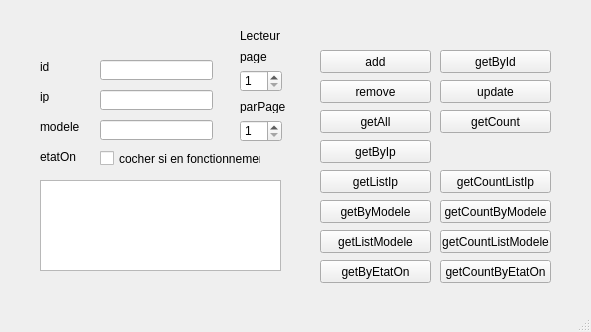
<?xml version="1.0" encoding="UTF-8"?>
<ui version="4.0">
 <class>LecteurWindow</class>
 <widget class="QMainWindow" name="LecteurWindow">
  <property name="geometry">
   <rect>
    <x>0</x>
    <y>0</y>
    <width>591</width>
    <height>332</height>
   </rect>
  </property>
  <property name="windowTitle">
   <string>MainWindow</string>
  </property>
  <widget class="QWidget" name="centralwidget">
   <widget class="QPushButton" name="pushButtonAdd">
    <property name="geometry">
     <rect>
      <x>320</x>
      <y>50</y>
      <width>111</width>
      <height>23</height>
     </rect>
    </property>
    <property name="text">
     <string>add</string>
    </property>
   </widget>
   <widget class="QPushButton" name="pushButtonGetAll">
    <property name="geometry">
     <rect>
      <x>320</x>
      <y>110</y>
      <width>111</width>
      <height>23</height>
     </rect>
    </property>
    <property name="text">
     <string>getAll</string>
    </property>
   </widget>
   <widget class="QPushButton" name="pushButtongetCount">
    <property name="geometry">
     <rect>
      <x>440</x>
      <y>110</y>
      <width>111</width>
      <height>23</height>
     </rect>
    </property>
    <property name="text">
     <string>getCount</string>
    </property>
   </widget>
   <widget class="QLabel" name="label_3">
    <property name="geometry">
     <rect>
      <x>40</x>
      <y>90</y>
      <width>46</width>
      <height>13</height>
     </rect>
    </property>
    <property name="text">
     <string>ip</string>
    </property>
   </widget>
   <widget class="QLineEdit" name="lineEditModele">
    <property name="geometry">
     <rect>
      <x>100</x>
      <y>120</y>
      <width>113</width>
      <height>20</height>
     </rect>
    </property>
   </widget>
   <widget class="QLabel" name="label_4">
    <property name="geometry">
     <rect>
      <x>40</x>
      <y>120</y>
      <width>46</width>
      <height>13</height>
     </rect>
    </property>
    <property name="text">
     <string>modele</string>
    </property>
   </widget>
   <widget class="QLabel" name="label">
    <property name="geometry">
     <rect>
      <x>240</x>
      <y>20</y>
      <width>61</width>
      <height>31</height>
     </rect>
    </property>
    <property name="text">
     <string>Lecteur</string>
    </property>
   </widget>
   <widget class="QPushButton" name="pushButtonGetById">
    <property name="geometry">
     <rect>
      <x>440</x>
      <y>50</y>
      <width>111</width>
      <height>23</height>
     </rect>
    </property>
    <property name="text">
     <string>getById</string>
    </property>
   </widget>
   <widget class="QPushButton" name="pushButtonGetByIp">
    <property name="geometry">
     <rect>
      <x>320</x>
      <y>140</y>
      <width>111</width>
      <height>23</height>
     </rect>
    </property>
    <property name="text">
     <string>getByIp</string>
    </property>
   </widget>
   <widget class="QLabel" name="label_6">
    <property name="geometry">
     <rect>
      <x>240</x>
      <y>50</y>
      <width>46</width>
      <height>13</height>
     </rect>
    </property>
    <property name="text">
     <string>page</string>
    </property>
   </widget>
   <widget class="QPushButton" name="pushButtonRemove">
    <property name="geometry">
     <rect>
      <x>320</x>
      <y>80</y>
      <width>111</width>
      <height>23</height>
     </rect>
    </property>
    <property name="text">
     <string>remove</string>
    </property>
   </widget>
   <widget class="QLabel" name="label_5">
    <property name="geometry">
     <rect>
      <x>240</x>
      <y>100</y>
      <width>46</width>
      <height>13</height>
     </rect>
    </property>
    <property name="text">
     <string>parPage</string>
    </property>
   </widget>
   <widget class="QSpinBox" name="spinBoxParPage">
    <property name="geometry">
     <rect>
      <x>240</x>
      <y>120</y>
      <width>42</width>
      <height>22</height>
     </rect>
    </property>
    <property name="minimum">
     <number>1</number>
    </property>
    <property name="maximum">
     <number>100</number>
    </property>
   </widget>
   <widget class="QTextEdit" name="textEdit">
    <property name="geometry">
     <rect>
      <x>40</x>
      <y>180</y>
      <width>241</width>
      <height>91</height>
     </rect>
    </property>
   </widget>
   <widget class="QPushButton" name="pushButtonUpdate">
    <property name="geometry">
     <rect>
      <x>440</x>
      <y>80</y>
      <width>111</width>
      <height>23</height>
     </rect>
    </property>
    <property name="text">
     <string>update</string>
    </property>
   </widget>
   <widget class="QLineEdit" name="lineEditId">
    <property name="geometry">
     <rect>
      <x>100</x>
      <y>60</y>
      <width>113</width>
      <height>20</height>
     </rect>
    </property>
   </widget>
   <widget class="QLineEdit" name="lineEditIp">
    <property name="geometry">
     <rect>
      <x>100</x>
      <y>90</y>
      <width>113</width>
      <height>20</height>
     </rect>
    </property>
   </widget>
   <widget class="QLabel" name="label_2">
    <property name="geometry">
     <rect>
      <x>40</x>
      <y>60</y>
      <width>46</width>
      <height>13</height>
     </rect>
    </property>
    <property name="text">
     <string>id</string>
    </property>
   </widget>
   <widget class="QSpinBox" name="spinBoxPage">
    <property name="geometry">
     <rect>
      <x>240</x>
      <y>70</y>
      <width>42</width>
      <height>22</height>
     </rect>
    </property>
    <property name="minimum">
     <number>1</number>
    </property>
    <property name="maximum">
     <number>100</number>
    </property>
   </widget>
   <widget class="QPushButton" name="pushButtonGetByModele">
    <property name="geometry">
     <rect>
      <x>320</x>
      <y>200</y>
      <width>111</width>
      <height>23</height>
     </rect>
    </property>
    <property name="text">
     <string>getByModele</string>
    </property>
   </widget>
   <widget class="QPushButton" name="pushButtonGetCountByModele">
    <property name="geometry">
     <rect>
      <x>440</x>
      <y>200</y>
      <width>111</width>
      <height>23</height>
     </rect>
    </property>
    <property name="text">
     <string>getCountByModele</string>
    </property>
   </widget>
   <widget class="QLabel" name="labelEtatOn">
    <property name="geometry">
     <rect>
      <x>40</x>
      <y>150</y>
      <width>46</width>
      <height>13</height>
     </rect>
    </property>
    <property name="text">
     <string>etatOn</string>
    </property>
   </widget>
   <widget class="QCheckBox" name="checkBoxEtatOn">
    <property name="geometry">
     <rect>
      <x>100</x>
      <y>150</y>
      <width>161</width>
      <height>17</height>
     </rect>
    </property>
    <property name="text">
     <string>cocher si en fonctionnement</string>
    </property>
   </widget>
   <widget class="QPushButton" name="pushButtonGetCountByEtatOn">
    <property name="geometry">
     <rect>
      <x>440</x>
      <y>260</y>
      <width>111</width>
      <height>23</height>
     </rect>
    </property>
    <property name="text">
     <string>getCountByEtatOn</string>
    </property>
   </widget>
   <widget class="QPushButton" name="pushButtonGetByEtatOn">
    <property name="geometry">
     <rect>
      <x>320</x>
      <y>260</y>
      <width>111</width>
      <height>23</height>
     </rect>
    </property>
    <property name="text">
     <string>getByEtatOn</string>
    </property>
   </widget>
   <widget class="QPushButton" name="pushButtonGetListIp">
    <property name="geometry">
     <rect>
      <x>320</x>
      <y>170</y>
      <width>111</width>
      <height>23</height>
     </rect>
    </property>
    <property name="text">
     <string>getListIp</string>
    </property>
   </widget>
   <widget class="QPushButton" name="pushButtonGetCountListIp">
    <property name="geometry">
     <rect>
      <x>440</x>
      <y>170</y>
      <width>111</width>
      <height>23</height>
     </rect>
    </property>
    <property name="text">
     <string>getCountListIp</string>
    </property>
   </widget>
   <widget class="QPushButton" name="pushButtonGetListModele">
    <property name="geometry">
     <rect>
      <x>320</x>
      <y>230</y>
      <width>111</width>
      <height>23</height>
     </rect>
    </property>
    <property name="text">
     <string>getListModele</string>
    </property>
   </widget>
   <widget class="QPushButton" name="pushButtonGetCountListModele">
    <property name="geometry">
     <rect>
      <x>440</x>
      <y>230</y>
      <width>111</width>
      <height>23</height>
     </rect>
    </property>
    <property name="text">
     <string>getCountListModele</string>
    </property>
   </widget>
  </widget>
  <widget class="QMenuBar" name="menubar">
   <property name="geometry">
    <rect>
     <x>0</x>
     <y>0</y>
     <width>591</width>
     <height>21</height>
    </rect>
   </property>
  </widget>
  <widget class="QStatusBar" name="statusbar"/>
 </widget>
 <resources/>
 <connections/>
</ui>
